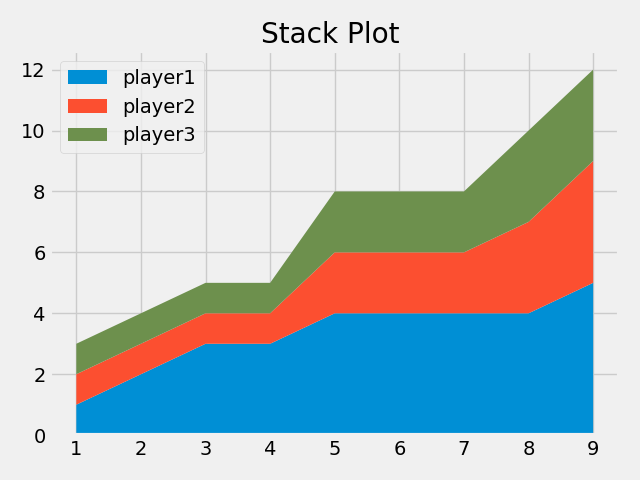

This figure's Python source:
from matplotlib import pyplot as plt

plt.style.use("fivethirtyeight")
minutes = [1,2,3,4,5,6,7,8,9]
player1 = [1,2,3,3,4,4,4,4,5]
player2 = [1,1,1,1,2,2,2,3,4]
player3 = [1,1,1,1,2,2,2,3,3]

labels = ["player1","player2","player3"]
colors = ["#008fd5","#fc4f30","#6d904d"]
plt.stackplot(minutes, player1, player2, player3, labels=labels, colors=colors)
plt.title("Stack Plot ")
plt.legend(loc="upper left")
#plt.legend(loc=(0.07, 0.05))
plt.tight_layout()
plt.show()
